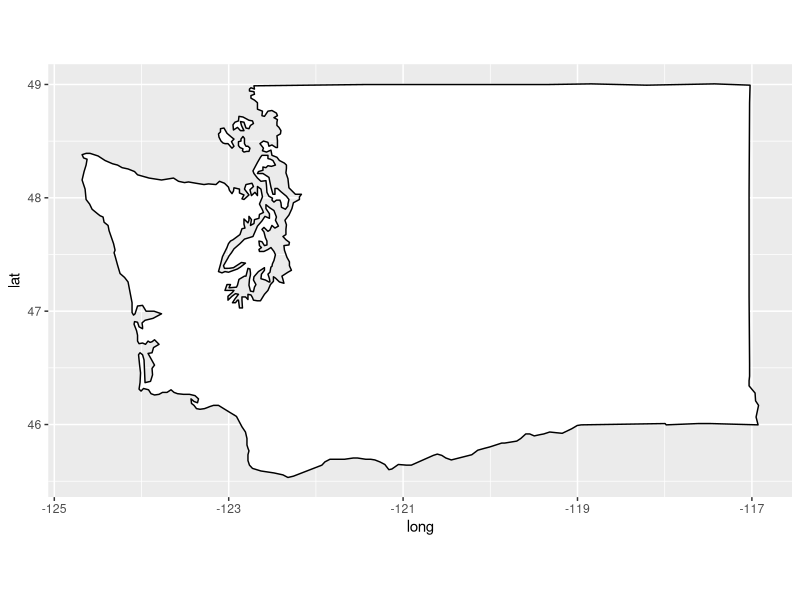

Reproduce this figure in R. (Note: this script raises an error after producing the figure.)
library(ggplot2)

states <- map_data("state")
west_coast <- subset(states, region %in% c("washington"))
only_wa <- subset(states, region == "washington")


all.counties <- map_data("county")
washington_county <- subset(all.counties, region == "washington")
head(washington_county)

create_base <- ggplot(data = only_wa, mapping = aes(x = long, y = lat, group = group)) +
  coord_fixed(1.3) +
  geom_polygon(color = "black", fill = "white") #color = perimeter of map , fill = whole map color fill 
create_base + theme_nothing() + 
   geom_polygon(data = washington_county, fill = NA, color = "red") + # color = color of county outline  
   geom_polygon(color = "black", fill = NA) # color = perimeter of map that should be kept same as previous color


